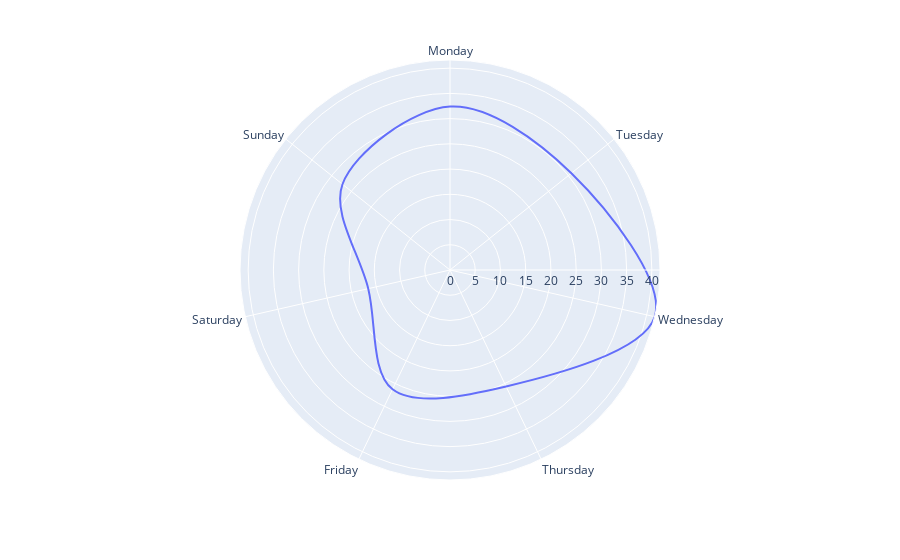

The notebook cell this image was saved under:
### Code cell
fig = px.line_polar(df, r='Total Daily Views', theta='nameofday',line_close=True)
fig.update_traces(line_shape="spline")
fig.show()

### Figure 1 — Plotly figure (JSON) as saved in the notebook; plotly's stock layout.template omitted (floating-point values rounded to 4 significant figures)
{"data": [{"hovertemplate": "Total Daily Views=%{r}<br>nameofday=%{theta}<extra></extra>", "legendgroup": "", "line": {"color": "#636efa", "dash": "solid", "shape": "spline"}, "marker": {"symbol": "circle"}, "mode": "lines", "name": "", "r": [32.38, 30.77, 41.62, 25.62, 26.23, 16.62, 27.25, 32.38], "showlegend": false, "subplot": "polar", "theta": ["Monday", "Tuesday", "Wednesday", "Thursday", "Friday", "Saturday", "Sunday", "Monday"], "type": "scatterpolar"}], "layout": {"autosize": true, "legend": {"tracegroupgap": 0}, "margin": {"t": 60}, "polar": {"angularaxis": {"direction": "clockwise", "rotation": 90, "type": "category"}, "domain": {"x": [0, 1], "y": [0, 1]}, "radialaxis": {"autorange": true, "range": [0, 41.62], "type": "linear"}}}}
